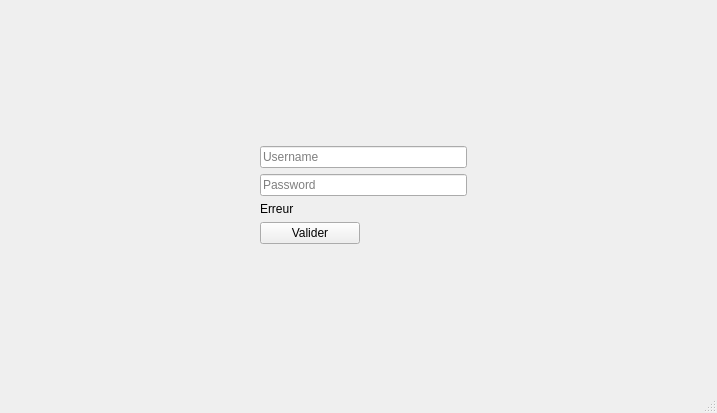
<?xml version="1.0" encoding="UTF-8"?>
<ui version="4.0">
 <class>Formlogin</class>
 <widget class="QMainWindow" name="Formlogin">
  <property name="geometry">
   <rect>
    <x>0</x>
    <y>0</y>
    <width>717</width>
    <height>413</height>
   </rect>
  </property>
  <property name="windowTitle">
   <string>MainWindow</string>
  </property>
  <widget class="QWidget" name="centralwidget">
   <widget class="QWidget" name="horizontalLayoutWidget">
    <property name="geometry">
     <rect>
      <x>40</x>
      <y>80</y>
      <width>641</width>
      <height>231</height>
     </rect>
    </property>
    <layout class="QHBoxLayout" name="horizontalLayout">
     <item>
      <spacer name="horizontalSpacer">
       <property name="orientation">
        <enum>Qt::Horizontal</enum>
       </property>
       <property name="sizeHint" stdset="0">
        <size>
         <width>40</width>
         <height>20</height>
        </size>
       </property>
      </spacer>
     </item>
     <item>
      <layout class="QFormLayout" name="formLayout">
       <item row="2" column="1">
        <widget class="QLineEdit" name="userNameLineEdit">
         <property name="placeholderText">
          <string>Username</string>
         </property>
        </widget>
       </item>
       <item row="3" column="1">
        <widget class="QLineEdit" name="passWordLineEdit">
         <property name="echoMode">
          <enum>QLineEdit::Password</enum>
         </property>
         <property name="placeholderText">
          <string>Password</string>
         </property>
        </widget>
       </item>
       <item row="4" column="1">
        <widget class="QLabel" name="erreur">
         <property name="text">
          <string>Erreur</string>
         </property>
        </widget>
       </item>
       <item row="5" column="1">
        <widget class="QPushButton" name="valider">
         <property name="maximumSize">
          <size>
           <width>100</width>
           <height>16777215</height>
          </size>
         </property>
         <property name="text">
          <string>Valider</string>
         </property>
        </widget>
       </item>
       <item row="0" column="1">
        <spacer name="verticalSpacer">
         <property name="orientation">
          <enum>Qt::Vertical</enum>
         </property>
         <property name="sizeHint" stdset="0">
          <size>
           <width>20</width>
           <height>40</height>
          </size>
         </property>
        </spacer>
       </item>
       <item row="6" column="1">
        <spacer name="verticalSpacer_2">
         <property name="orientation">
          <enum>Qt::Vertical</enum>
         </property>
         <property name="sizeHint" stdset="0">
          <size>
           <width>20</width>
           <height>40</height>
          </size>
         </property>
        </spacer>
       </item>
       <item row="7" column="1">
        <spacer name="verticalSpacer_3">
         <property name="orientation">
          <enum>Qt::Vertical</enum>
         </property>
         <property name="sizeHint" stdset="0">
          <size>
           <width>20</width>
           <height>40</height>
          </size>
         </property>
        </spacer>
       </item>
       <item row="1" column="1">
        <spacer name="verticalSpacer_4">
         <property name="orientation">
          <enum>Qt::Vertical</enum>
         </property>
         <property name="sizeHint" stdset="0">
          <size>
           <width>20</width>
           <height>40</height>
          </size>
         </property>
        </spacer>
       </item>
      </layout>
     </item>
     <item>
      <spacer name="horizontalSpacer_2">
       <property name="orientation">
        <enum>Qt::Horizontal</enum>
       </property>
       <property name="sizeHint" stdset="0">
        <size>
         <width>40</width>
         <height>20</height>
        </size>
       </property>
      </spacer>
     </item>
    </layout>
   </widget>
  </widget>
  <widget class="QStatusBar" name="statusbar"/>
 </widget>
 <resources/>
 <connections/>
</ui>
